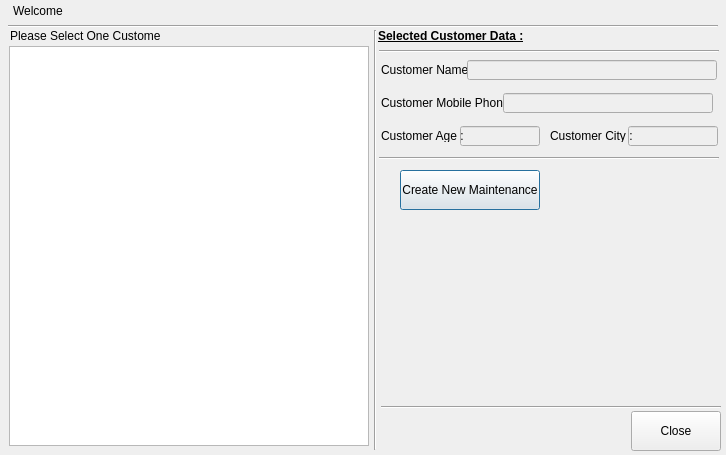
<?xml version="1.0" encoding="UTF-8"?>
<ui version="4.0">
	<class>createNewMaintenanceForExistsCustDialog</class>
	<widget class="QDialog" name="createNewMaintenanceForExistsCustDialog">
		<property name="geometry">
			<rect>
				<x>0</x>
				<y>0</y>
				<width>726</width>
				<height>455</height>
			</rect>
		</property>
		<property name="sizePolicy">
			<sizepolicy hsizetype="Fixed" vsizetype="Fixed">
				<horstretch>0</horstretch>
				<verstretch>0</verstretch>
			</sizepolicy>
		</property>
		<property name="windowTitle">
			<string>Create New Maintenance For Exsist Customer</string>
		</property>
		<widget class="QTableView" name="tableView">
			<property name="geometry">
				<rect>
					<x>9</x>
					<y>46</y>
					<width>360</width>
					<height>400</height>
				</rect>
			</property>
		</widget>
		<widget class="Line" name="line">
			<property name="geometry">
				<rect>
					<x>8</x>
					<y>25</y>
					<width>710</width>
					<height>3</height>
				</rect>
			</property>
			<property name="orientation">
				<enum>Qt::Horizontal</enum>
			</property>
		</widget>
		<widget class="QLabel" name="label">
			<property name="geometry">
				<rect>
					<x>13</x>
					<y>4</y>
					<width>50</width>
					<height>13</height>
				</rect>
			</property>
			<property name="text">
				<string>Welcome,</string>
			</property>
		</widget>
		<widget class="QLabel" name="loggeduser">
			<property name="geometry">
				<rect>
					<x>63</x>
					<y>4</y>
					<width>120</width>
					<height>13</height>
				</rect>
			</property>
			<property name="font">
				<font>
					<pointsize>9</pointsize>
					<weight>75</weight>
					<bold>true</bold>
				</font>
			</property>
			<property name="text">
				<string/>
			</property>
		</widget>
		<widget class="QLabel" name="label_2">
			<property name="geometry">
				<rect>
					<x>10</x>
					<y>29</y>
					<width>150</width>
					<height>13</height>
				</rect>
			</property>
			<property name="text">
				<string>Please Select One Customer :</string>
			</property>
		</widget>
		<widget class="Line" name="line_2">
			<property name="geometry">
				<rect>
					<x>374</x>
					<y>30</y>
					<width>3</width>
					<height>420</height>
				</rect>
			</property>
			<property name="orientation">
				<enum>Qt::Vertical</enum>
			</property>
		</widget>
		<widget class="QLabel" name="label_3">
			<property name="geometry">
				<rect>
					<x>378</x>
					<y>26</y>
					<width>170</width>
					<height>20</height>
				</rect>
			</property>
			<property name="font">
				<font>
					<pointsize>9</pointsize>
					<weight>75</weight>
					<bold>true</bold>
					<underline>true</underline>
				</font>
			</property>
			<property name="text">
				<string>Selected Customer Data :</string>
			</property>
		</widget>
		<widget class="QLabel" name="label_4">
			<property name="geometry">
				<rect>
					<x>381</x>
					<y>96</y>
					<width>130</width>
					<height>13</height>
				</rect>
			</property>
			<property name="text">
				<string>Customer Mobile Phone :</string>
			</property>
		</widget>
		<widget class="QLabel" name="label_12">
			<property name="geometry">
				<rect>
					<x>381</x>
					<y>63</y>
					<width>90</width>
					<height>13</height>
				</rect>
			</property>
			<property name="text">
				<string>Customer Name :</string>
			</property>
		</widget>
		<widget class="QLineEdit" name="customerNamelbl">
			<property name="enabled">
				<bool>false</bool>
			</property>
			<property name="geometry">
				<rect>
					<x>467</x>
					<y>60</y>
					<width>250</width>
					<height>20</height>
				</rect>
			</property>
			<property name="font">
				<font>
					<pointsize>9</pointsize>
					<weight>75</weight>
					<bold>true</bold>
				</font>
			</property>
			<property name="styleSheet">
				<string notr="true">color: rgb(255, 0, 0);</string>
			</property>
		</widget>
		<widget class="QLineEdit" name="customerMobilelbl">
			<property name="enabled">
				<bool>false</bool>
			</property>
			<property name="geometry">
				<rect>
					<x>503</x>
					<y>93</y>
					<width>210</width>
					<height>20</height>
				</rect>
			</property>
			<property name="font">
				<font>
					<pointsize>9</pointsize>
					<weight>75</weight>
					<bold>true</bold>
				</font>
			</property>
			<property name="styleSheet">
				<string notr="true">color: rgb(255, 0, 0);</string>
			</property>
		</widget>
		<widget class="Line" name="line_3">
			<property name="geometry">
				<rect>
					<x>379</x>
					<y>50</y>
					<width>340</width>
					<height>3</height>
				</rect>
			</property>
			<property name="orientation">
				<enum>Qt::Horizontal</enum>
			</property>
		</widget>
		<widget class="QLineEdit" name="customerAgelbl">
			<property name="enabled">
				<bool>false</bool>
			</property>
			<property name="geometry">
				<rect>
					<x>460</x>
					<y>126</y>
					<width>80</width>
					<height>20</height>
				</rect>
			</property>
			<property name="font">
				<font>
					<pointsize>9</pointsize>
					<weight>75</weight>
					<bold>true</bold>
				</font>
			</property>
			<property name="styleSheet">
				<string notr="true">color: rgb(255, 0, 0);</string>
			</property>
		</widget>
		<widget class="QLabel" name="label_5">
			<property name="geometry">
				<rect>
					<x>381</x>
					<y>129</y>
					<width>130</width>
					<height>13</height>
				</rect>
			</property>
			<property name="text">
				<string>Customer Age :</string>
			</property>
		</widget>
		<widget class="QLineEdit" name="customerCitylbl">
			<property name="enabled">
				<bool>false</bool>
			</property>
			<property name="geometry">
				<rect>
					<x>628</x>
					<y>126</y>
					<width>90</width>
					<height>20</height>
				</rect>
			</property>
			<property name="font">
				<font>
					<pointsize>9</pointsize>
					<weight>75</weight>
					<bold>true</bold>
				</font>
			</property>
			<property name="styleSheet">
				<string notr="true">color: rgb(255, 0, 0);</string>
			</property>
		</widget>
		<widget class="QLabel" name="label_6">
			<property name="geometry">
				<rect>
					<x>550</x>
					<y>129</y>
					<width>130</width>
					<height>13</height>
				</rect>
			</property>
			<property name="text">
				<string>Customer City :</string>
			</property>
		</widget>
		<widget class="Line" name="line_4">
			<property name="geometry">
				<rect>
					<x>379</x>
					<y>157</y>
					<width>340</width>
					<height>3</height>
				</rect>
			</property>
			<property name="orientation">
				<enum>Qt::Horizontal</enum>
			</property>
		</widget>
		<widget class="QPushButton" name="createbtn">
			<property name="geometry">
				<rect>
					<x>400</x>
					<y>170</y>
					<width>140</width>
					<height>40</height>
				</rect>
			</property>
			<property name="text">
				<string>Create New Maintenance</string>
			</property>
		</widget>
		<widget class="QPushButton" name="closebtn">
			<property name="geometry">
				<rect>
					<x>631</x>
					<y>411</y>
					<width>90</width>
					<height>40</height>
				</rect>
			</property>
			<property name="text">
				<string>Close</string>
			</property>
		</widget>
		<widget class="Line" name="line_5">
			<property name="geometry">
				<rect>
					<x>381</x>
					<y>397</y>
					<width>340</width>
					<height>20</height>
				</rect>
			</property>
			<property name="orientation">
				<enum>Qt::Horizontal</enum>
			</property>
		</widget>
	</widget>
	<resources/>
	<connections/>
</ui>
